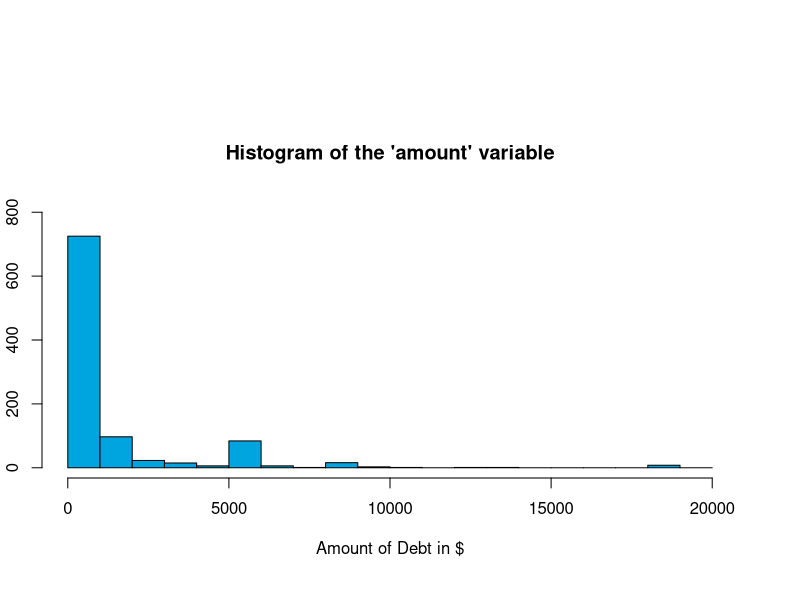
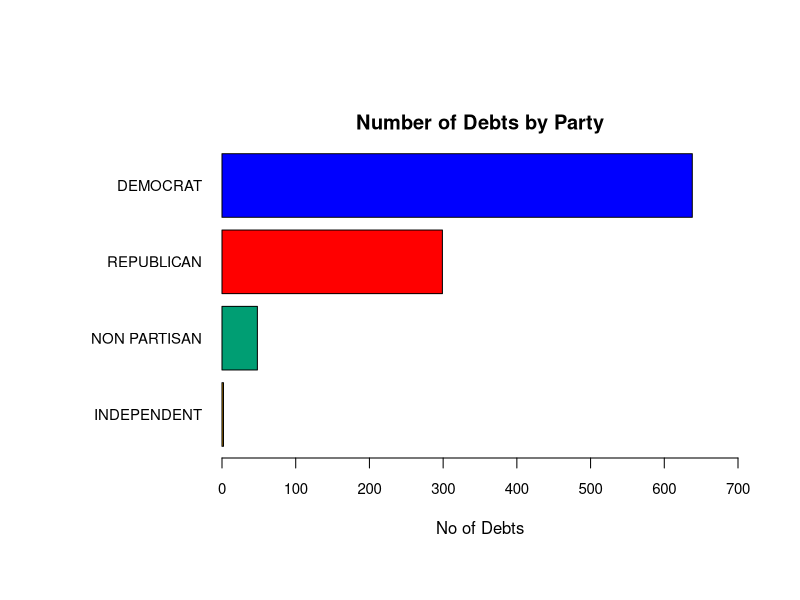
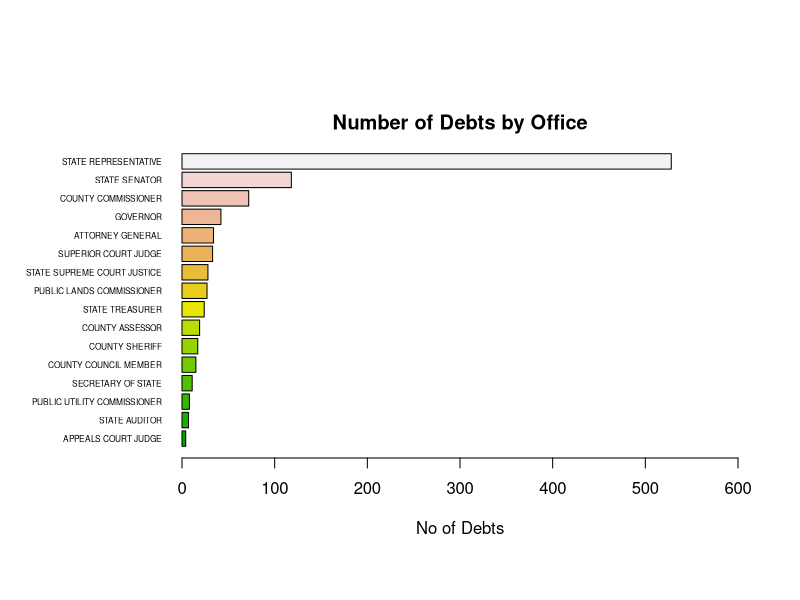
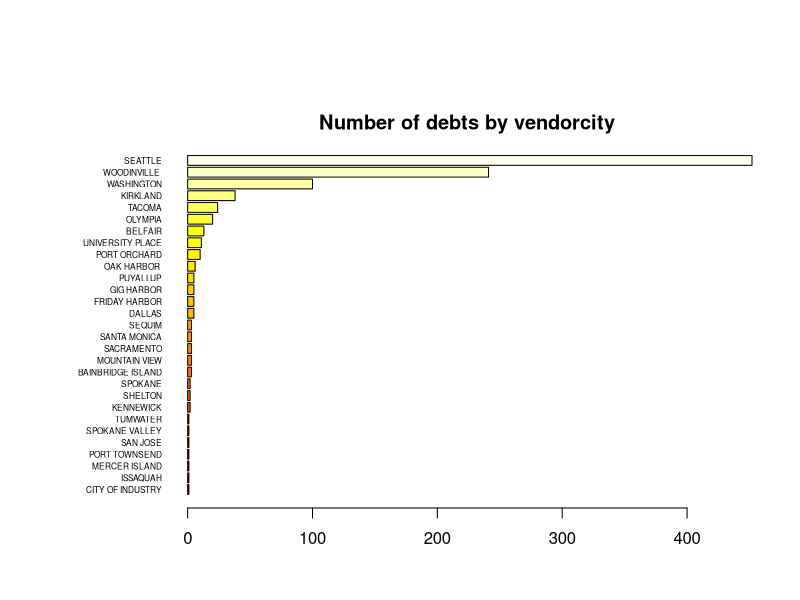
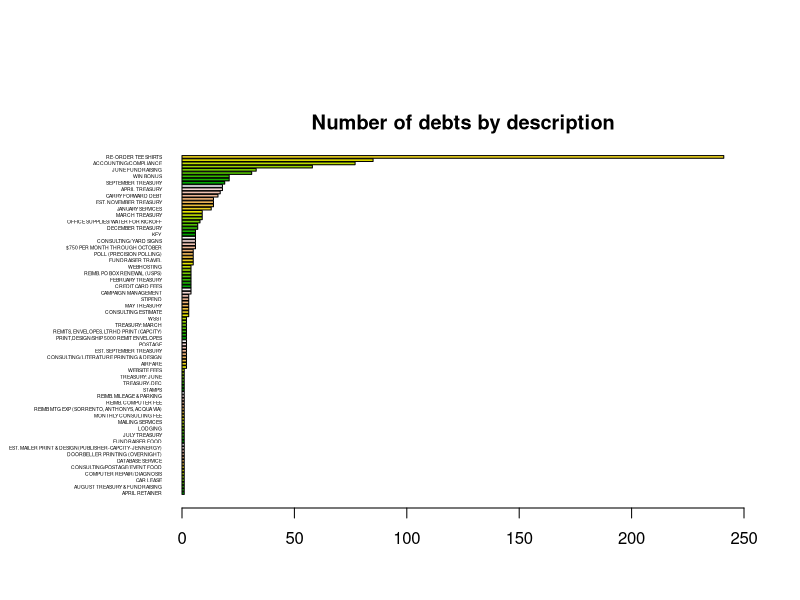
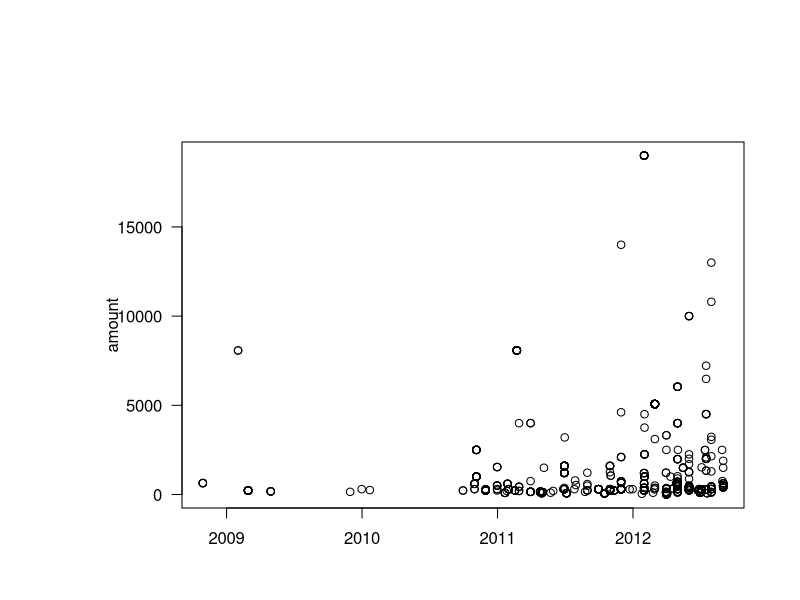
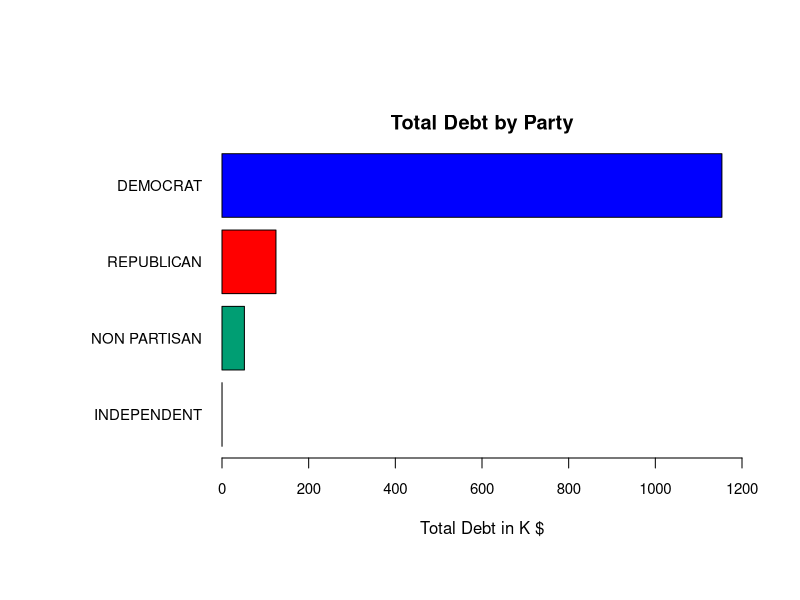
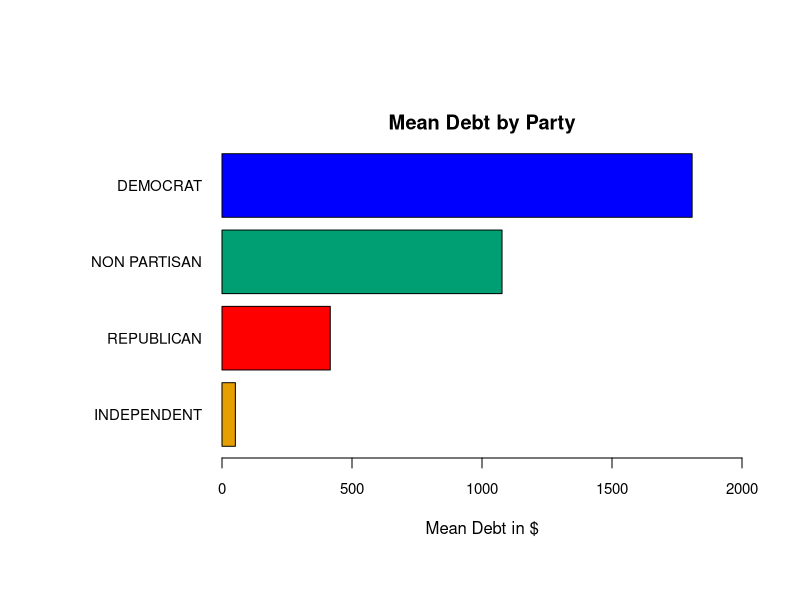

These figures' R source, in order:
## ---- chunk 1
knitr::opts_chunk$set(echo = TRUE)
## ---- chunk 2
library(car)
library(ggplot2)
par(oma= c(2,1,5,2) + 0.1) #Sets outside margins : b, l, t, r 
par(mar = c(4,1,5,1)) #Sets plot margins
cdebt_original = data.frame(read.csv("CandidateDebt.csv"))
str(cdebt_original)
## ---- chunk 3
length(cdebt_original$reportnumber) - length(unique(cdebt_original$reportnumber))

comb_fmlnames <- length(sort(unique(paste(cdebt_original$lastname, 
                                          cdebt_original$firstname, 
                                          cdebt_original$middleinitial))))
#shared lastname: FARRELL, JOHNSON, LADENBURG, MORRIS, THOMAS
length(unique(cdebt_original$filername)) - comb_fmlnames 

length(unique(cdebt_original$reportnumber)) / length(unique(cdebt_original$filerid))

length(unique(cdebt_original$filerid)) - length(unique(cdebt_original$filername))
## ---- chunk 4
colNames <- c("origin", "filerid", "filertype", "filername", "firstname", "middleinitial",
              "lastname", "office", "office2", "legislativedistrict", "position", "party",
              "jurisdiction", "jurisdictioncounty", "jurisdictiontype", "electionyear", 
              "amount", "recordtype", "fromdate", "thrudate", "debtdate", "code",
              "description", "vendorname", "vendoraddress", "vendorcity", "vendorstate")
cdebt_revised <- read.csv("CandidateDebt.csv", col.names = colNames, stringsAsFactors = T,
                         na.strings = c(NA,"NA","#N/A" ,"", " "))
str(cdebt_revised)
## ---- chunk 5
cdebt_revised = subset(cdebt_revised, !is.na(amount))
length(cdebt_original$amount) - length(cdebt_revised$amount)
## ---- chunk 6
1 - length(na.omit(cdebt_revised$legislativedistrict)) / length(cdebt_revised$legislativedistrict)
1 - length(na.omit(cdebt_revised$position)) / length(cdebt_revised$position)
1 - length(na.omit(cdebt_revised$jurisdictioncounty)) / length(cdebt_revised$jurisdictioncounty)
1 - length(na.omit(cdebt_revised$code)) / length(cdebt_revised$code)
1 - length(na.omit(cdebt_revised$description)) / length(cdebt_revised$description)
1 - length(na.omit(cdebt_revised$vendoraddress)) / length(cdebt_revised$vendoraddress)
1 - length(na.omit(cdebt_revised$vendorcity)) / length(cdebt_revised$vendorcity)
1 - length(na.omit(cdebt_revised$vendorstate)) / length(cdebt_revised$vendorstate)
## ---- chunk 7
#summary(cdebt_revised)
c("legislativedistrict ", 1 - length(na.omit(cdebt_revised$legislativedistrict)) / length(cdebt_revised$legislativedistrict))
1 - length(na.omit(cdebt_revised$position)) / length(cdebt_revised$position)
1 - length(na.omit(cdebt_revised$jurisdictioncounty)) / length(cdebt_revised$jurisdictioncounty)
1 - length(na.omit(cdebt_revised$code)) / length(cdebt_revised$code)
1 - length(na.omit(cdebt_revised$description)) / length(cdebt_revised$description)
1 - length(na.omit(cdebt_revised$vendoraddress)) / length(cdebt_revised$vendoraddress)
1 - length(na.omit(cdebt_revised$vendorcity)) / length(cdebt_revised$vendorcity)
1 - length(na.omit(cdebt_revised$vendorstate)) / length(cdebt_revised$vendorstate)
## ---- chunk 8
summary(cdebt_revised$debtdate)
formattedFromdate <- as.Date(as.character(cdebt_revised$fromdate), format = "%m/%d/%y")
formattedThrudate <- as.Date(as.character(cdebt_revised$thrudate), format = "%m/%d/%y")
formattedDebtdate <- as.Date(as.character(cdebt_revised$debtdate), format = "%m/%d/%y")
summary(formattedDebtdate)
## ---- chunk 9
summary(cdebt_revised$origin)
summary(cdebt_revised$filertype)
summary(cdebt_revised$recordtype)
summary(cdebt_revised$electionyear)
## ---- chunk 10
amount = cdebt_revised$amount
summary(amount)
hist(cdebt_revised$amount, breaks = seq(0, 20000, by = 1000), main = "Histogram of the 'amount' variable",  border="black", col="#00A5DF", xlab = "Amount of Debt in $" ,ylab="No of Debts", ylim = c(0, 800))

## ---- chunk 11

party <- table(cdebt_revised$party)
length(cdebt_revised$party)
summary(cdebt_revised$party)

#Sets outside margins : b, l, t, r 
par(las=1, mar=c(5,10,2,1))

colorPalette <- c("#E69F00", "#009E73", "#FF0000", "#0000FF")
# I , N , R , D

barplot(party[order(party)], horiz = TRUE , las = 1, main ="Number of Debts by Party" , xlab="No of Debts" ,cex.axis = .9 ,cex.names= 0.9 , col = colorPalette , xlim = c(0, 700))

## ---- chunk 12

length(cdebt_revised$office)
summary(cdebt_revised$office)

office <- table(cdebt_revised$office)
#Sets plot margins : b, l, t, r 
par(las=1, mar=c(5,8,2, 1))

barplot(office[order(office)], horiz = TRUE , las = 1, main ="Number of Debts by Office", xlab="No of Debts" ,cex.names=0.5 , col = terrain.colors(16),xlim = c(0, 600)) 

## ---- chunk 13

#length(cdebt_revised$vendorcity)
#str(cdebt_revised$vendorcity)
#summary(cdebt_revised$vendorstate)

count_Seattle = subset(cdebt_revised, vendorcity == "SEATTLE")
count_cities = subset(cdebt_revised, !is.na(vendorcity))
(share_Seattle = length(count_Seattle$vendorcity) / length(count_cities$vendorcity))

vendorcity <- table(cdebt_revised$vendorcity)
#Sets plot margins : b, l, t, r 
par(las=1, mar=c(2.5,8,2, 0.3))

barplot(vendorcity[order(vendorcity)], horiz = TRUE , las = 1, main ="Number of debts by vendorcity", xlab="Number of debts" ,cex.names=0.5 , col = heat.colors(29)) 


## ---- chunk 14
#length(cdebt_revised$description)
#summary(cdebt_revised$description)
description <- table(cdebt_revised$description)

#Sets plot margins : b, l, t, r 
par(las=1, mar=c(2.5,8,2, 0.7))

barplot(description[order(description)], horiz = TRUE , las = 1, main ="Number of debts by description", xlab="Number of debts" ,cex.names=0.3 , col = terrain.colors(16) , xlim = c(0, 250) , width = 10) 

#qplot(cdebt_revised$description , ylab="Number of debts", geom="bar", fill="Nature of the debt") + scale_x_discrete(label=function(x) abbreviate(x, minlength=7)) + coord_flip()
#theme(axis.text.y=element_text(angle=90,hjust=1,vjust=0)) 

#ggplot(data=cdebt_revised, aes(x=description)) + geom_bar(stat="identity")

# [Divya to myself] Set axis till end
# spacing between plots 

## ---- chunk 15
(length(cdebt_revised$reportnumber) - length(unique(cdebt_revised$reportnumber)))
## ---- chunk 16
plot(formattedDebtdate, amount)
#abline(lm(amount ~ newDebtdate))
## ---- chunk 17
amount_sum_party = tapply(cdebt_revised$amount, cdebt_revised$party, FUN=sum )
(amount_sumK_party = amount_sum_party/1000)
## ---- chunk 18
par(las=1, mar=c(5,10,2,0.8))

colorTAPalette <- c( "#E69F00", "#009E73","#FF0000","#0000FF")
# N , I , D , R

barplot(amount_sumK_party[order(amount_sumK_party)], horiz = TRUE , las = 1, main ="Total Debt by Party" , xlab="Total Debt in K $" ,cex.axis = .9 ,cex.names= 0.9 , col = colorTAPalette , xlim = c(0, 1200))

## ---- chunk 19

#Sets outside margins : b, l, t, r 
par(las=1, mar=c(5,10,2,0.8))

colorMAPalette <- c( "#E69F00", "#FF0000","#009E73","#0000FF")
# I , N , R , D

(amount_means_party = by(cdebt_revised$amount, cdebt_revised$party,  mean))

barplot(amount_means_party[order(amount_means_party)], horiz = TRUE , las = 1, main ="Mean Debt by Party" , xlab="Mean Debt in $" ,cex.axis = .9 ,cex.names= 0.9 , col = colorMAPalette, xlim = c(0, 2000)) 

## ---- chunk 20

#Sets outside margins : b, l, t, r 
par(las=1, mar=c(5,10,2,0.3))

colorBAPalette <- c("#0000FF", "#E69F00", "#009E73", "#FF0000" )
# D , R , N , I <==> D , N , I , R

amount_office_party_filer <- aggregate(x = cdebt_revised$amount, by = cdebt_revised[c("office", "party","filername")], FUN = sum, na.rm=TRUE)
amount_office_party_filer

# Amount vs Party
boxplot(cdebt_revised$amount ~ party,  horizontal = TRUE ,data = cdebt_revised, cex.axis = .6, log='x',
main = "Amount wrt to 'office' party ", col = colorBAPalette)

# (candidate_party_office_amount) vs party
boxplot(x ~ party, data = amount_office_party_filer, cex.axis = .6, log='x', horizontal = TRUE ,
main = "Total Candidate Debt Amount grouped by office&party vs Party" , las=2 , col = colorBAPalette)

# Divya to jason/steve : understand the aggregations but cant understand the boxplot comparisions
# Please write up ur observations, I might understand once I read thru

#ggplot(cdebt_revised, aes(x=cdebt_revised$party, y=cdebt_revised$was_office)) + geom_boxplot(outlier.colour="red")

## ---- chunk 21
amount_sum_office = tapply(cdebt_revised$amount, cdebt_revised$office, FUN=sum )
(amount_sumK_office = amount_sum_office/1000)

#Sets outside margins : b, l, t, r 
par(las=1, mar=c(5,10,2,0.8))

barplot(amount_sumK_office[order(amount_sumK_office)], horiz = TRUE , las = 1, main ="Total Debt by Office" , xlab="Total Debt in K $" ,cex.axis = .8 ,cex.names= 0.6 , col = terrain.colors(16) , xlim = c(0, 800))
## ---- chunk 22

#Sets outside margins : b, l, t, r 
par(las=1, mar=c(5,10,6,0.8))

(amount_means_office = by(cdebt_revised$amount, cdebt_revised$office,  mean, na.rm = TRUE))

barplot(amount_means_office[order(amount_means_office)], horiz = TRUE , las = 1, main ="Mean Debt by Office" , xlab="Mean Debt in $" ,cex.axis = .9 ,cex.names= 0.5 , col = terrain.colors(16), xlim = c(0, 4000)) 

## ---- chunk 23

#Sets outside margins : b, l, t, r 
par(las=1, mar=c(3,20,2,0.3))

# Amount vs Office
boxplot(cdebt_revised$amount ~ office, data = cdebt_revised, cex.axis = .6, log='x', horizontal = TRUE ,
main = "Amount wrt to 'office' Variable" , las=2 , col = "#DDA266")

# (candidate_party_office_amount) vs office
boxplot(x ~ office, data = amount_office_party_filer, cex.axis = .6, log='x', horizontal = TRUE ,
main = "Total Candidate Debt Amount grouped by office&party vs Office" , las=2 , col = "#009E73")

# Divya to jason/steve : understand the aggregations but cant understand the boxplot comparisions
# Please write up ur observations, I might understand once i read thru

#ggplot(cdebt_revised, aes(x=cdebt_revised$amount, y=cdebt_revised$was_office)) + geom_boxplot(outlier.colour="red")

## ---- chunk 24
summary(cdebt_revised$amount)
## ---- chunk 25

#Sets outside margins : b, l, t, r 
par(las=1, mar=c(3,10,2,0.3))

boxplot(cdebt_revised$amount ~ description, data = cdebt_revised, cex.axis = .6, log='x', horizontal = TRUE ,
main = " Debt distirbution wrt to Description" , las=2 , col = "#009E73")

#ggplot(cdebt_revised, aes(x=cdebt_revised$amount, y=cdebt_revised$was_office)) + geom_boxplot(outlier.colour="red")

## ---- chunk 26

#Sets outside margins : b, l, t, r 
par(las=1, mar=c(3,10,2,0.3))

amount_office_party <- aggregate(x = cdebt_revised$amount, by = cdebt_revised[c("office", "party")], FUN = mean, na.rm=TRUE)
amount_office_party

ggplot(data=amount_office_party, aes(x=party, y=x, fill=office)) +
    geom_bar(stat="identity", position=position_dodge())

# Divya to jason/steve This is filer aggregations , Dont get this one as well
ggplot(data=amount_office_party_filer, aes(x=party, y=x, fill=office)) +
    geom_bar(stat="identity", position=position_dodge())


